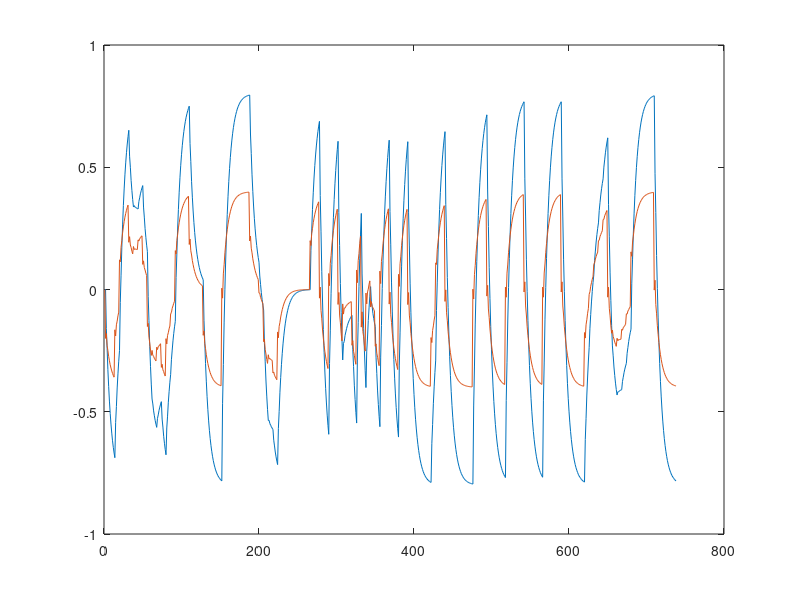

Recreate this plot in MATLAB. (Note: this script raises an error after producing the figure.)
% Determinacion de la matriz A y B de un sistema lineal
% de orden 2.
% Determina los coeficientes de las matrices A y B
% La matriz de pesos V contiene los coeficientes de A y B
% La matriz de pesos W se mantiene constante e igual a la identidad

clear;
clc;
close all;

st = [ 1 1 1 1 1 1 ];
zt = [ 0 0 0 0 0 0 ];

u = [st st zt -st -st -0.2*st -0.4*st -0.6*st zt st 0.8*st 0.5*st st 0.2*st zt -st -st -st zt zt zt st st st st -st -st -st -st -st -st zt zt 0.25*st st 0.75*st st zt zt zt zt zt zt zt -st -st st st -st -st st 0.1*st 0.1*st st -st st -0.3*st 0.3*st st -st -st st st -st -st st st st st st st-st -st -st st st st st st st -st -st -st st st st st -st -st -st -st st st st st -st -st -st -st st st st st st -0.1*st -0.3*st -0.5*st -0.7*st -0.9*st 0.9*st 0.7*st 0.5*st 0.3*st 0.1*st -st -st -st -st -st st st st st st ];
% u = [st st zt -st -st -st -st -st zt st st st st st zt -st -st -st zt zt zt st st -st -st -st zt zt st st st st zt zt zt zt zt zt zt -st -st st st -st -st st st st st -st st -st st st -st -st st st -st -st st st st -st -st -st st st st -st -st -st st st st st -st -st -st -st st st st st -st -st -st -st st st st st st -st -st -st -st -st st st st st st -st -st -st -st -st st st st st st ];
% u = [-0.5*st -0.5*st zt 0.75*st 0.5*st st -0.3*st 0.3*st zt -st -st -0.6*st -0.4*st -0.2*st zt st st st zt zt zt st st st 0.25*st st zt zt -st -0.1*st -0.2*st -st zt zt ];

% nu = 400;
% nt = 0:1:(nu-1);
% nt = nt;
% fre = 0.01;   % menor de 0.1  a  0.005
% u = 1*sin(2*pi*fre*nt);
% u = ones(1,nu);

u = u';
nu = length(u);

z1(1,1) = 0;
z2(1,1) = 0;
for k = 1:nu
    z1(k+1,1) = 0.6*z1(k,1) + 0.8*z2(k,1) + 0.0*u(k,1);
    z2(k+1,1) = 0.3*z1(k,1) - 0.1*z2(k,1) - 0.2*u(k,1); 
end
z = [ z1  z2 ];
z = z(1:nu,:);

plot(z)

ndata = nu;
dataoutesc = z;

ne = 3;    % No bias
nm = 2;    % Igual que las salidas
ns = 2;

v = 0.1*randn(ne,ns);  % Las matrices A y B aparecen aqui
w = diag([ 1  1 ]);    % Identidad. Se mantiene constante en todo el entrenamiento
% v = [ a11  a21       % Elementos de A y B
%       a12  a22
%        b1   b2 ];  

% load zzz2;
% load zz3;     
% load zz3v;   % Algunos coeficientes 1, 0
load zz1v;
 % v(2,1) =  0.8;
 % v(2,2) = -0.1;
 % v(3,1) =  0.0;

eta  = input('Introducir ratio de aprendizaje : ');

errormax = input('Introducir el valor maximo del error (%) : ');
errormax = errormax/100;
contmax = input('Introducir el maximo numero de etapas de aprendizaje : ');

outsum2 = sum(dataoutesc.^2);
outsum2 = outsum2';
outsum2total = sum(outsum2);

cont = 1;
erreltotal = 1;
   dw_old = 0;  
   dv_old = 0;

while( (erreltotal > errormax) & (cont < contmax) ) 
   ersum2 = zeros(ns,1);
   dJdw = 0;
   dJdv = 0;
   dy1dw_t = zeros(nm,ns);        
   dy2dw_t = zeros(nm,ns);
   dy1dv_t = zeros(ne,nm);
   dy2dv_t = zeros(ne,nm);
   dJdw_t  = zeros(nm,ns);
   dJdv_t  = zeros(ne,nm); 
   
   x = dataoutesc(1,:);   % Solo al principio como estado inicial
   x = x';
   for k = 1:ndata-1
      in_red = [ x
                 u(k,1) ];
      m = v'*in_red;
%      n = 2.0./(1 + exp(-(m-c)./a)) - 1;    
      n = m;        % Lineal
      out_red = v'*in_red;
      outputesc(k,:) = out_red';
%      dndm = diag((1 - n.*n)./(2*a));  
      dndm = diag(ones(nm,1));      % Lineal
      dy1dw_s = [ n   zeros(nm,1) ]; 
      dy2dw_s = [ zeros(nm,1)   n ]; 
      dy1dv_s = in_red*w(:,1)'*dndm;
      dy2dv_s = in_red*w(:,2)'*dndm;
      jacob = w'*dndm*(v(1:ne-1,:))';
      dy1dw_t = dy1dw_s + jacob(1,1).*dy1dw_t + jacob(1,2).*dy2dw_t;   
      dy2dw_t = dy2dw_s + jacob(2,1).*dy1dw_t + jacob(2,2).*dy2dw_t;   
      dy1dv_t = dy1dv_s + jacob(1,1).*dy1dv_t + jacob(1,2).*dy2dv_t;   
      dy2dv_t = dy2dv_s + jacob(2,1).*dy1dv_t + jacob(2,2).*dy2dv_t;  

      out_des = dataoutesc(k+1,:);
      out_des = out_des';
      er = (out_red - out_des);
      erJ = (out_red - out_des).^1;
      %      erJ = (abs(out_red - out_des)).^0.5 .* sign( out_red-out_des );  
      q1 = 1;    q2 = 1;
      dJdw_t = dJdw_t + q1*erJ(1,1).*dy1dw_t + q2*erJ(2,1).*dy2dw_t;
      dJdv_t = dJdv_t + q1*erJ(1,1).*dy1dv_t + q2*erJ(2,1).*dy2dv_t;
      ersum2 = ersum2 + er.^2;
      x = out_red;     % Notar que la salida se convierte en entrada
  end
      dJdw_t = dJdw_t/ndata;
      dJdv_t = dJdv_t/ndata;  
      dw = dJdw_t;
      dv = dJdv_t;
      w = w - 0*eta*dw;     % No cambia
      v = v - eta*dv;  
 % v(2,1) =  0.8;
 % v(2,2) = -0.1;
 % v(3,1) =  0.0;
      dw_old = dw;
      dv_old = dv;
  ersum2total = sum(ersum2);
  cont = cont + 1;
  if ( rem(cont,1) == 0 )
      errorrel(cont/1,:) = sqrt(ersum2'./outsum2');
      errorreltotal(cont/1,1) = sqrt(ersum2total/outsum2total);
      erreltotal = errorreltotal(cont/1,1);
      cont;
      erreltotal
  end
end

% save zzz2 v w;
% save zz3 v w;
% save zz3v  v w;
save zz1v v w;
 
figure(1);
plot(errorreltotal*100);
figure(2);
plot(errorrel*100);
figure(3);
plot(z(2:nu,1),'-r');
hold on;
plot(outputesc(:,1),'--b');
figure(4);
plot(z(2:nu,2),'-r');
hold on;
plot(outputesc(:,2),'--b');
